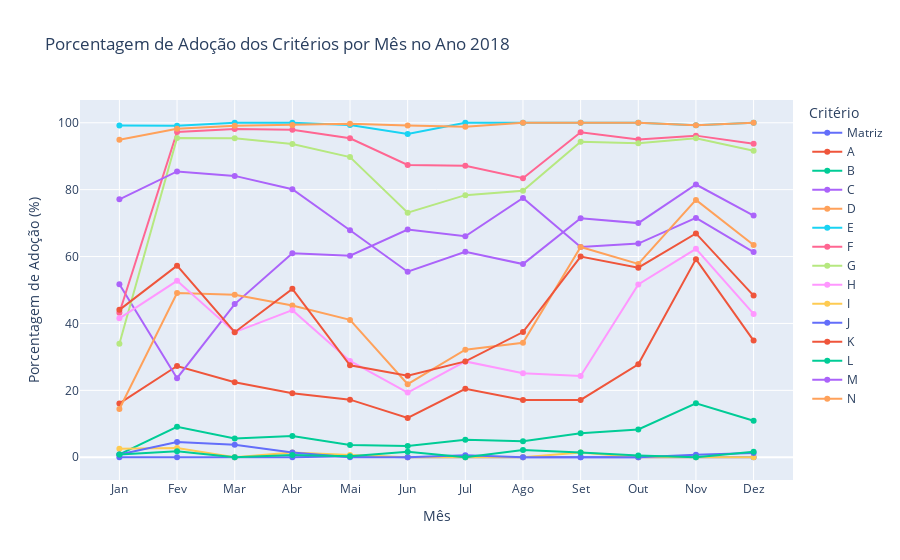

Here is the notebook cell this chart was saved with:
### Markdown cell above
## 11. Critérios Mensais
Aqui veremos a quais critérios estão mais presentes ao longos dos meses de cada anoa de relatórios publicados.

### Code cell
# Definir os critérios
raw_data = [
    "Matriz de Achados?",
    "a. Questões de Auditoria",
    "b. Subquestões de Auditoria",
    "c. Descrição sumária",
    "d. Critério (O que deveria ser)",
    "e. Condição ou situação encontrada (O que é) [achados]",
    "f. Evidências",
    "g. Informação extraída das evidências",
    "h. Causas",
    "i. Efeitos",
    "j. Boas Práticas",
    "k. Recomendações",
    "l. Benefícios esperados",
    "m. Manifestação",
    "n. Conclusões"
]

# Renomear as colunas para nomes mais curtos e legíveis
renomear_dict = {
    "Matriz de Achados?": "Matriz",
    "a. Questões de Auditoria": "A",
    "b. Subquestões de Auditoria": "B",
    "c. Descrição sumária": "C",
    "d. Critério (O que deveria ser)": "D",
    "e. Condição ou situação encontrada (O que é) [achados]": "E",
    "f. Evidências": "F",
    "g. Informação extraída das evidências": "G",
    "h. Causas": "H",
    "i. Efeitos": "I",
    "j. Boas Práticas": "J",
    "k. Recomendações": "K",
    "l. Benefícios esperados": "L",
    "m. Manifestação": "M",
    "n. Conclusões": "N"
}

# Renomear as colunas no DataFrame
tabela_relatorios = tabela_relatorios.rename(columns=renomear_dict)

# Converter as colunas renomeadas para tipo float, substituindo por NaN para valores inválidos
renamed_columns = list(renomear_dict.values())
tabela_relatorios[renamed_columns] = tabela_relatorios[renamed_columns].apply(pd.to_numeric, errors='coerce')

# Converter a coluna 'Data' para o formato datetime (já que a nova base tem o formato 'YYYY-MM-DD')
tabela_relatorios['Data'] = pd.to_datetime(tabela_relatorios['Data'], format='%Y-%m-%d')

# Filtrar apenas os anos que não são NaN
tabela_relatorios = tabela_relatorios.dropna(subset=['Ano'])
tabela_relatorios['Ano'] = tabela_relatorios['Ano'].astype(int)  # Converter a coluna 'Ano' para int após remover os NaN

# Criar um DataFrame para armazenar as porcentagens de adoção dos critérios por mês e ano
contagens_criterios_mes_ano = []

# Obter a lista de anos únicos
anos = tabela_relatorios['Ano'].unique()

# Iterar sobre cada ano
for ano in anos:
    # Filtrar o DataFrame para o ano atual
    df_ano = tabela_relatorios[tabela_relatorios['Ano'] == ano]

    # Iterar sobre cada mês
    meses_ordenados = ['jan', 'fev', 'mar', 'abr', 'mai', 'jun', 'jul', 'ago', 'set', 'out', 'nov', 'dez']
    for mes_nome in meses_ordenados:
        # Filtrar o DataFrame para o mês atual, usando o nome do mês em português
        df_mes = df_ano[df_ano['Data'].dt.month_name(locale='pt_BR.UTF-8').str.contains(mes_nome, case=False, na=False)]

        # Quantidade total de relatórios no mês
        qtd_relatorios_mes = len(df_mes.index)

        # Inicializar o dicionário para armazenar as porcentagens dos critérios para este mês e ano
        porcentagens_mes = {'Ano': ano, 'Mês': mes_nome}

        # Calcular a porcentagem de cada critério
        for criterio in renamed_columns:
            if qtd_relatorios_mes > 0:
                # Calcular a quantidade de relatórios que atendem ao critério, ignorando valores NaN
                qtd_criterio = df_mes[criterio].eq(1).sum()
                porcentagem = round((qtd_criterio / qtd_relatorios_mes) * 100, 2)
            else:
                porcentagem = 0.0
            
            # Armazenar no dicionário
            porcentagens_mes[criterio] = porcentagem

        # Adicionar ao DataFrame principal
        contagens_criterios_mes_ano.append(porcentagens_mes)

# Converter o resultado em um DataFrame
df_criterios_mes_ano = pd.DataFrame(contagens_criterios_mes_ano)

# Ordenar os meses e anos
df_criterios_mes_ano['Mês'] = pd.Categorical(df_criterios_mes_ano['Mês'], categories=meses_ordenados, ordered=True)
df_criterios_mes_ano = df_criterios_mes_ano.sort_values(by=['Ano', 'Mês'])

# Transformar o DataFrame para formato longo (long format) para facilitar visualização
df_criterios_mes_ano_long = df_criterios_mes_ano.melt(id_vars=['Ano', 'Mês'], var_name='Critério', value_name='Porcentagem')

# Garantir que a coluna 'Porcentagem' é numérica e substituir NaN por 0
df_criterios_mes_ano_long['Porcentagem'] = df_criterios_mes_ano_long['Porcentagem'].fillna(0).astype(float)

# Criar gráficos de linhas para cada ano, exibindo todos os critérios
anos_unicos = df_criterios_mes_ano_long['Ano'].unique()

for ano in anos_unicos:
    df_ano = df_criterios_mes_ano_long[df_criterios_mes_ano_long['Ano'] == ano]
    
    # Criar gráfico para o ano atual com todos os critérios
    fig = px.line(df_ano, x='Mês', y='Porcentagem', color='Critério',
                  title=f'Porcentagem de Adoção dos Critérios por Mês no Ano {ano}',
                  labels={'Mês': 'Mês', 'Porcentagem': 'Porcentagem de Adoção (%)', 'Critério': 'Critério'},
                  markers=True)
    
    # Atualizar layout do gráfico para melhorar a visualização
    fig.update_layout(
        xaxis_title='Mês',
        yaxis_title='Porcentagem de Adoção (%)',
        legend_title='Critério',
        xaxis=dict(
            tickmode='array',
            tickvals=meses_ordenados,
            ticktext=['Jan', 'Fev', 'Mar', 'Abr', 'Mai', 'Jun', 'Jul', 'Ago', 'Set', 'Out', 'Nov', 'Dez']
        )
    )
    
    # Exibir o gráfico
    fig.show()

### Figure 1 — Plotly figure (JSON) as saved in the notebook; plotly's stock layout.template omitted (floating-point values rounded to 4 significant figures)
{"data": [{"hovertemplate": "Critério=Matriz<br>Mês=%{x}<br>Porcentagem de Adoção (%)=%{y}<extra></extra>", "legendgroup": "Matriz", "line": {"color": "#636efa", "dash": "solid"}, "marker": {"symbol": "circle"}, "mode": "lines+markers", "name": "Matriz", "orientation": "v", "showlegend": true, "type": "scatter", "x": ["jan", "fev", "mar", "abr", "mai", "jun", "jul", "ago", "set", "out", "nov", "dez"], "xaxis": "x", "y": [0, 0, 0, 0, 0.33, 0, 0, 0, 0, 0, 0, 0], "yaxis": "y"}, {"hovertemplate": "Critério=A<br>Mês=%{x}<br>Porcentagem de Adoção (%)=%{y}<extra></extra>", "legendgroup": "A", "line": {"color": "#EF553B", "dash": "solid"}, "marker": {"symbol": "circle"}, "mode": "lines+markers", "name": "A", "orientation": "v", "showlegend": true, "type": "scatter", "x": ["jan", "fev", "mar", "abr", "mai", "jun", "jul", "ago", "set", "out", "nov", "dez"], "xaxis": "x", "y": [16.1, 27.27, 22.43, 19.15, 17.22, 11.76, 20.47, 17.11, 17.14, 27.78, 59.23, 34.87], "yaxis": "y"}, {"hovertemplate": "Critério=B<br>Mês=%{x}<br>Porcentagem de Adoção (%)=%{y}<extra></extra>", "legendgroup": "B", "line": {"color": "#00cc96", "dash": "solid"}, "marker": {"symbol": "circle"}, "mode": "lines+markers", "name": "B", "orientation": "v", "showlegend": true, "type": "scatter", "x": ["jan", "fev", "mar", "abr", "mai", "jun", "jul", "ago", "set", "out", "nov", "dez"], "xaxis": "x", "y": [0.85, 9.09, 5.61, 6.38, 3.64, 3.36, 5.26, 4.81, 7.14, 8.33, 16.15, 10.92], "yaxis": "y"}, {"hovertemplate": "Critério=C<br>Mês=%{x}<br>Porcentagem de Adoção (%)=%{y}<extra></extra>", "legendgroup": "C", "line": {"color": "#ab63fa", "dash": "solid"}, "marker": {"symbol": "circle"}, "mode": "lines+markers", "name": "C", "orientation": "v", "showlegend": true, "type": "scatter", "x": ["jan", "fev", "mar", "abr", "mai", "jun", "jul", "ago", "set", "out", "nov", "dez"], "xaxis": "x", "y": [51.69, 23.64, 45.79, 60.99, 60.26, 68.07, 66.08, 77.54, 62.86, 63.89, 71.54, 61.34], "yaxis": "y"}, {"hovertemplate": "Critério=D<br>Mês=%{x}<br>Porcentagem de Adoção (%)=%{y}<extra></extra>", "legendgroup": "D", "line": {"color": "#FFA15A", "dash": "solid"}, "marker": {"symbol": "circle"}, "mode": "lines+markers", "name": "D", "orientation": "v", "showlegend": true, "type": "scatter", "x": ["jan", "fev", "mar", "abr", "mai", "jun", "jul", "ago", "set", "out", "nov", "dez"], "xaxis": "x", "y": [14.41, 49.09, 48.6, 45.39, 41.06, 21.85, 32.16, 34.22, 62.86, 57.78, 76.92, 63.45], "yaxis": "y"}, {"hovertemplate": "Critério=E<br>Mês=%{x}<br>Porcentagem de Adoção (%)=%{y}<extra></extra>", "legendgroup": "E", "line": {"color": "#19d3f3", "dash": "solid"}, "marker": {"symbol": "circle"}, "mode": "lines+markers", "name": "E", "orientation": "v", "showlegend": true, "type": "scatter", "x": ["jan", "fev", "mar", "abr", "mai", "jun", "jul", "ago", "set", "out", "nov", "dez"], "xaxis": "x", "y": [99.15, 99.09, 100, 100, 99.34, 96.64, 100, 100, 100, 100, 99.23, 100], "yaxis": "y"}, {"hovertemplate": "Critério=F<br>Mês=%{x}<br>Porcentagem de Adoção (%)=%{y}<extra></extra>", "legendgroup": "F", "line": {"color": "#FF6692", "dash": "solid"}, "marker": {"symbol": "circle"}, "mode": "lines+markers", "name": "F", "orientation": "v", "showlegend": true, "type": "scatter", "x": ["jan", "fev", "mar", "abr", "mai", "jun", "jul", "ago", "set", "out", "nov", "dez"], "xaxis": "x", "y": [43.22, 97.27, 98.13, 97.87, 95.36, 87.39, 87.13, 83.42, 97.14, 95, 96.15, 93.7], "yaxis": "y"}, {"hovertemplate": "Critério=G<br>Mês=%{x}<br>Porcentagem de Adoção (%)=%{y}<extra></extra>", "legendgroup": "G", "line": {"color": "#B6E880", "dash": "solid"}, "marker": {"symbol": "circle"}, "mode": "lines+markers", "name": "G", "orientation": "v", "showlegend": true, "type": "scatter", "x": ["jan", "fev", "mar", "abr", "mai", "jun", "jul", "ago", "set", "out", "nov", "dez"], "xaxis": "x", "y": [33.9, 95.45, 95.33, 93.62, 89.74, 73.11, 78.36, 79.68, 94.29, 93.89, 95.38, 91.6], "yaxis": "y"}, {"hovertemplate": "Critério=H<br>Mês=%{x}<br>Porcentagem de Adoção (%)=%{y}<extra></extra>", "legendgroup": "H", "line": {"color": "#FF97FF", "dash": "solid"}, "marker": {"symbol": "circle"}, "mode": "lines+markers", "name": "H", "orientation": "v", "showlegend": true, "type": "scatter", "x": ["jan", "fev", "mar", "abr", "mai", "jun", "jul", "ago", "set", "out", "nov", "dez"], "xaxis": "x", "y": [41.53, 52.73, 37.38, 43.97, 28.81, 19.33, 28.65, 25.13, 24.29, 51.67, 62.31, 42.86], "yaxis": "y"}, {"hovertemplate": "Critério=I<br>Mês=%{x}<br>Porcentagem de Adoção (%)=%{y}<extra></extra>", "legendgroup": "I", "line": {"color": "#FECB52", "dash": "solid"}, "marker": {"symbol": "circle"}, "mode": "lines+markers", "name": "I", "orientation": "v", "showlegend": true, "type": "scatter", "x": ["jan", "fev", "mar", "abr", "mai", "jun", "jul", "ago", "set", "out", "nov", "dez"], "xaxis": "x", "y": [2.54, 2.73, 0, 1.42, 0.66, 0, 0, 0, 1.43, 0, 0, 0], "yaxis": "y"}, {"hovertemplate": "Critério=J<br>Mês=%{x}<br>Porcentagem de Adoção (%)=%{y}<extra></extra>", "legendgroup": "J", "line": {"color": "#636efa", "dash": "solid"}, "marker": {"symbol": "circle"}, "mode": "lines+markers", "name": "J", "orientation": "v", "showlegend": true, "type": "scatter", "x": ["jan", "fev", "mar", "abr", "mai", "jun", "jul", "ago", "set", "out", "nov", "dez"], "xaxis": "x", "y": [0.85, 4.55, 3.74, 1.42, 0, 0, 0.58, 0, 0, 0, 0.77, 1.26], "yaxis": "y"}, {"hovertemplate": "Critério=K<br>Mês=%{x}<br>Porcentagem de Adoção (%)=%{y}<extra></extra>", "legendgroup": "K", "line": {"color": "#EF553B", "dash": "solid"}, "marker": {"symbol": "circle"}, "mode": "lines+markers", "name": "K", "orientation": "v", "showlegend": true, "type": "scatter", "x": ["jan", "fev", "mar", "abr", "mai", "jun", "jul", "ago", "set", "out", "nov", "dez"], "xaxis": "x", "y": [44.07, 57.27, 37.38, 50.35, 27.48, 24.37, 28.65, 37.43, 60, 56.67, 66.92, 48.32], "yaxis": "y"}, {"hovertemplate": "Critério=L<br>Mês=%{x}<br>Porcentagem de Adoção (%)=%{y}<extra></extra>", "legendgroup": "L", "line": {"color": "#00cc96", "dash": "solid"}, "marker": {"symbol": "circle"}, "mode": "lines+markers", "name": "L", "orientation": "v", "showlegend": true, "type": "scatter", "x": ["jan", "fev", "mar", "abr", "mai", "jun", "jul", "ago", "set", "out", "nov", "dez"], "xaxis": "x", "y": [0.85, 1.82, 0, 0.71, 0.33, 1.68, 0, 2.14, 1.43, 0.56, 0, 1.68], "yaxis": "y"}, {"hovertemplate": "Critério=M<br>Mês=%{x}<br>Porcentagem de Adoção (%)=%{y}<extra></extra>", "legendgroup": "M", "line": {"color": "#ab63fa", "dash": "solid"}, "marker": {"symbol": "circle"}, "mode": "lines+markers", "name": "M", "orientation": "v", "showlegend": true, "type": "scatter", "x": ["jan", "fev", "mar", "abr", "mai", "jun", "jul", "ago", "set", "out", "nov", "dez"], "xaxis": "x", "y": [77.12, 85.45, 84.11, 80.14, 67.88, 55.46, 61.4, 57.75, 71.43, 70, 81.54, 72.27], "yaxis": "y"}, {"hovertemplate": "Critério=N<br>Mês=%{x}<br>Porcentagem de Adoção (%)=%{y}<extra></extra>", "legendgroup": "N", "line": {"color": "#FFA15A", "dash": "solid"}, "marker": {"symbol": "circle"}, "mode": "lines+markers", "name": "N", "orientation": "v", "showlegend": true, "type": "scatter", "x": ["jan", "fev", "mar", "abr", "mai", "jun", "jul", "ago", "set", "out", "nov", "dez"], "xaxis": "x", "y": [94.92, 98.18, 99.07, 99.29, 99.67, 99.16, 98.83, 100, 100, 100, 99.23, 100], "yaxis": "y"}], "layout": {"legend": {"title": {"text": "Critério"}, "tracegroupgap": 0}, "title": {"text": "Porcentagem de Adoção dos Critérios por Mês no Ano 2018"}, "xaxis": {"anchor": "y", "domain": [0, 1], "tickmode": "array", "ticktext": ["Jan", "Fev", "Mar", "Abr", "Mai", "Jun", "Jul", "Ago", "Set", "Out", "Nov", "Dez"], "tickvals": ["jan", "fev", "mar", "abr", "mai", "jun", "jul", "ago", "set", "out", "nov", "dez"], "title": {"text": "Mês"}}, "yaxis": {"anchor": "x", "domain": [0, 1], "title": {"text": "Porcentagem de Adoção (%)"}}}}
